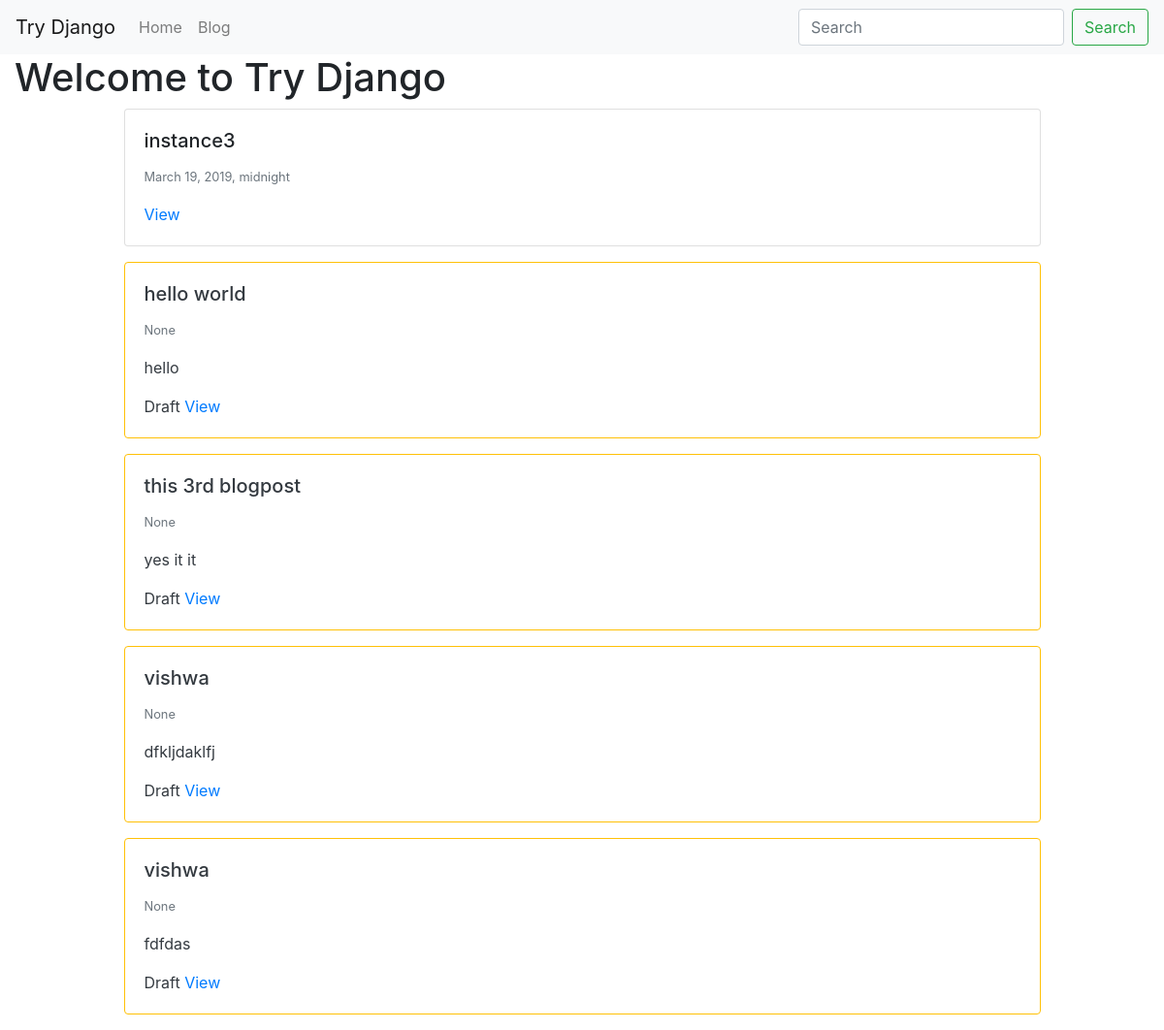
The page / on the database its author committed.
### blog/models.py (models this page shows, shortened)
class BlogPost(models.Model):  # blogpost_set -> queryset
    user = models.ForeignKey(User, default=1, null=True, on_delete=models.SET_NULL)#on_delete=models.CASCADE
    image = models.ImageField(upload_to='image/', blank=True, null=True)
    title = models.CharField(max_length=12)
    slug =  models.SlugField(unique=True)    # hello world = hello-world
    content = models.TextField(null=True, blank=True)
    publish_date = models.DateTimeField(auto_now=False, auto_now_add=False, null=True, blank=True)
    timestamp = models.DateTimeField(auto_now_add=True)
    updated = models.DateTimeField(auto_now=True)
    objects = BlogPostManager()
    class Meta:
        ordering = ['-publish_date', '-updated', '-timestamp']
    def get_absolute_url(self):
        return f"/blog/{self.slug}"

### try_django/views.py (the view)
# urls.py: path('', home_page),
def home_page(request):
	qs = BlogPost.objects.all()[:5]
	context = {'title': "Welcome to Try Django", 'blog_list': qs }
	return render(request,"home.html", context)

### blog/models.py (called while the page is built)
    def get_queryset(self):
        return BlogPostQuerySet(self.model, using=self._db)

### templates/home.html
{% extends 'base.html' %}
{% block content %}
<h1>{{ title }}</h1>
 	{% for a in blog_list %}
        {% include 'blog/list-inline.html' with blog_post=a truncate=True detail=False %}
    {% endfor %}
{% endblock %}

### templates/base.html (shortened to what this page needs)
<!doctype html>
<html lang="en">
  <head>
    <link rel="stylesheet" href="https://stackpath.bootstrapcdn.com/bootstrap/4.3.1/css/bootstrap.min.css">
    {% include "navbar.html" %}
  </head>
  <body>
   <div class='container-fluid'>
                {% block content %}
                {% endblock %}
        </div>
  </body>
</html>

### templates/navbar.html (shortened to what this page needs)
<nav class="navbar navbar-expand-lg navbar-light bg-light">
  <a class="navbar-brand" href="/">Try Django</a>
  <div class="collapse navbar-collapse" id="navbarSupportedContent">
    <ul class="navbar-nav mr-auto">
      <li class="nav-item ">
        <a class="nav-link" href="/">Home</a>
      </li>
      <li class="nav-item">
        <a class="nav-link" href="/blog">Blog</a>
      </li>
    </ul>
    <form class="form-inline my-2 my-lg-0">
      <input class="form-control mr-sm-2" type="search" name='q' placeholder="Search" aria-label="Search">
      <button class="btn btn-outline-success my-2 my-sm-0" type="submit">Search</button>
    </form>
  </div>
</nav>

### blog/templates/blog/list-inline.html (shortened to what this page needs)
<div class="col-12 col-md-10 mb-3 mx-auto">
	<div class="card {% if not blog_post.publish_date %} border border-warning text-dark {% endif %}">
		<div class="card-body">
			<h5 class="card-title">{{ blog_post.title }}</h5>
			<p class="card-text">
                <small class='text-muted'> {{ blog_post.publish_date }}</small>
                {% if truncate %}
					{{ blog_post.content | linebreaks | truncatewords:30 }}
                {% else %}
                	{{ blog_post.content | linebreaks }}
                {% endif %}
			</p>
			{% if not detail %}
			    {% if not blog_post.publish_date %} Draft {% endif %}
				<a href="{{ blog_post.get_absolute_url}}">View</a>
			{% endif %}
		</div>
	</div>
</div>

### rows shown on the page
BlogPost: title "instance3", publish_date "March 19, 2019, midnight"
BlogPost: title "hello world", publish_date "None", content "hello", shows "Draft"
BlogPost: title "this 3rd blogpost", publish_date "None", content "yes it it", shows "Draft"
BlogPost: title "vishwa", publish_date "None", content "dfkljdaklfj", shows "Draft"
BlogPost: title "vishwa", publish_date "None", content "fdfdas", shows "Draft"

### other values the page prints
{{ title }} "Welcome to Try Django"
